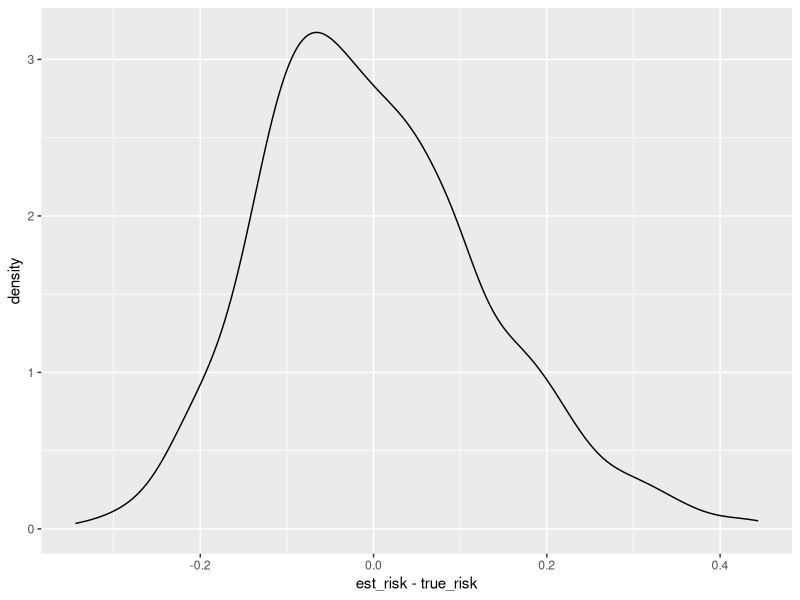
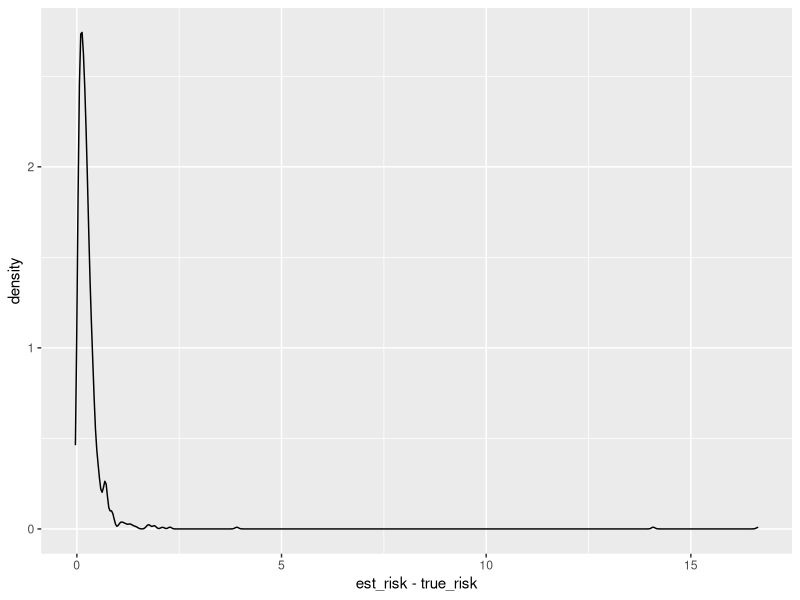

The R script that drew these images, in order: (Note: a time limit stopped this script after it produced the figures.)
## ---- chunk 1
knitr::opts_chunk$set(echo = TRUE)
## ---- chunk 2
toy_data <- function(n, seed = NULL) {
set.seed(seed)
x <- matrix(rnorm(8 * n), ncol = 8)
z <- 0.4 * x[,1] - 0.5 * x[,2] + 1.75 * x[,3] - 0.2 * x[,4] + x[,5]
y <- runif(n) > 1 / (1 + exp(-z))
return (data.frame(x = x, y = y))
}
log_loss <- function(y, p) {
-(y * log(p) + (1 - y) * log(1 - p))
}
## ---- chunk 3
get_preds <- function(h, test) {
  preds <- predict(h, newdata = test, type="response")
  return(preds)
}

calculate_risk <- function(y, preds) {
  risk <- log_loss(y, preds)
  risk <- unlist(risk)
  risk[is.nan(risk)] <- 0
  return(risk)
}

get_dgp_risk <- function(h) {
  preds_dgp <- get_preds(h, df_dgp)
  risk_dgp <- calculate_risk(df_dgp$y, preds_dgp)
  return(risk_dgp)
}

## ---- chunk 4
sample_set <- toy_data(100, 0)
df_dgp_1 <- toy_data(100000, 1)
h_test <- glm(y~ ., data=sample_set, family = binomial())

loss_estimate <- log_loss(df_dgp_1$y, get_preds(h_test, df_dgp_1))

sd_risk <- sd(loss_estimate) / sqrt(1e5)
sd_risk
(mean(loss_estimate) + 1.96 * sd_risk) - (mean(loss_estimate) - 1.96 * sd_risk)

## ---- chunk 5
df_dgp <- toy_data(100000, 0)
## ---- chunk 6

holdout_split <- function(dataframe, p=0.7, seed=NULL) {
  set.seed(seed)
  n <- nrow(dataframe)
  train_inidices <- sample(1:n, floor(p * n), replace = FALSE)
  test_indices <- setdiff(1:n, train_inidices)
  train <- dataframe[train_inidices, ]
  test <- dataframe[test_indices,]
  
  return(list(train = train, test = test))
}

## ---- chunk 7
train_50 <- toy_data(50, seed=10)
h <- glm(y ~ ., data = train_50, family = binomial(link = "logit"))
## ---- chunk 8



risk_dgp <- get_dgp_risk(h)
risk_dgp <- mean(risk_dgp)

risks_test_set <- data.frame()
risks_test_set <- data.frame(mean_risk = numeric(1000), std_risk = numeric(1000))

predictor_50_50 <- log_loss(1, 0.5)



for (i in 1:1000) {
  test_50 <- toy_data(50, seed = i + 1001)
  preds_50 <- get_preds(h, test_50)
  risk_50 <- calculate_risk(test_50$y, preds_50)
  risk_mean <- mean(risk_50)
  risk_std <- sd(risk_50) / sqrt(length(risk_50))
  risks_test_set[i, "mean_risk"] <- risk_mean
  risks_test_set[i, "std_risk"] <- risk_std
}

risks_test_set$"risk_diff" <- risks_test_set$mean_risk - risk_dgp
lower_bound <- risks_test_set$mean_risk - 1.96 * risks_test_set$std_risk
upper_bound <- risks_test_set$mean_risk + 1.96 * risks_test_set$std_risk

risks_test_set$contains_true_risk <- (lower_bound <= risk_dgp) & 
                                      (risk_dgp <= upper_bound)


## ---- chunk 9
library(ggplot2)
ggplot(risks_test_set, aes(x = risk_diff)) +
geom_density(color = "black") +
labs(x = "est_risk - true_risk", y = "density")


## ---- chunk 10
true_risk_proxy <- risk_dgp
mean_diff <- mean(risks_test_set$"risk_diff")
median_std_error <- median(risks_test_set$std_risk)
percentage_95CI <- mean(risks_test_set$contains_true_risk) * 100
## ---- chunk 11

sprintf("## True risk proxy: %.4f", round(true_risk_proxy, 4))
sprintf("## Mean difference: %.4f", round(mean_diff, 4))
sprintf("## 0.5-0.5 baseline true risk: %.4f", round(predictor_50_50, 4))
sprintf("## Median standard error: %.4f", round(median_std_error, 4))
sprintf("## Percentage of 95CI that contain the true risk proxy: %.1f", round(percentage_95CI, 4))

## ---- chunk 12

risk_differences <- c()
for (i in 1:50) {
  dataset1 <- toy_data(50, seed = i)
  dataset2 <- toy_data(50, seed = i*100)
  combined_dataset <- rbind(dataset1, dataset2)
  h1 <- glm(y ~ ., data = dataset1, family = binomial(link = "logit"))
  h2 <- glm(y ~ ., data = combined_dataset, family = binomial(link = "logit"))
  true_risk_h1 <- get_dgp_risk(h1)
  true_risk_h2 <- get_dgp_risk(h2)
  
  true_risk_h1 <- mean(true_risk_h1)
  true_risk_h2 <- mean(true_risk_h2)

  r <- true_risk_h1 - true_risk_h2
  risk_differences[i] <- r
}
## ---- chunk 13
print("Summary of true risk h1 - true risk h2:")
summary(risk_differences)


## ---- chunk 14
dataset <- toy_data(100, seed=2)
h0 <- glm(y ~ ., data = dataset, family = binomial(link = "logit"))
# true_risk_h0 <- get_dgp_risk(h0)
h0_preds <- get_preds(h0, dataset)
true_risk_h0 <- log_loss(dataset$y, h0_preds)

true_risk_h0 <- mean(true_risk_h0)
true_risk_h0

risk_estimates <- data.frame(risk_estimate = numeric(1000), std_risk = numeric(1000))

for (i in 1:1000) {
  dataset_split <- holdout_split(dataset, 0.5, seed = i)
  h <- glm(y ~ ., data = dataset_split$train, family = binomial(link = "logit"))
  test_preds <- get_preds(h, dataset_split$test)
  risk_test <- log_loss(dataset_split$test$y, test_preds)
  risk_test_mean <- mean(risk_test)

  risk_std <- sd(risk_test) / sqrt(length(risk_test))
  risk_estimates[i, "risk_estimate"] <- risk_test_mean
  risk_estimates[i, "std_risk"] <- risk_std
}

risk_estimates$"risk_diff" <- risk_estimates$risk_estimate - true_risk_h0
lower_bound <- risk_estimates$risk_estimate - 1.96 * risk_estimates$std_risk
upper_bound <- risk_estimates$risk_estimate + 1.96 * risk_estimates$std_risk
risk_estimates$contains_true_risk <- (lower_bound <= true_risk_h0) & 
                                      (true_risk_h0 <= upper_bound)

sprintf("True risk proxy: %.4f", true_risk_h0)
sprintf("Mean difference: %.4f", mean(risk_estimates$risk_diff))
sprintf("Median standard error: %.4f", median(risk_estimates$std_risk))
sprintf("Percentage of 95CI that contain the true risk proxy: %.2f", mean(risk_estimates$contains_true_risk) * 100)

## ---- chunk 15
ggplot(risk_estimates, aes(x = risk_diff)) +
geom_density(color = "black") +
labs(x = "est_risk - true_risk", y = "density")

## ---- chunk 16
cross_validation_splits <- function(dataset, k=5, seed=NULL) {
  set.seed(seed)
  n <- nrow(dataset)
  indices <- sample(1:n, n, replace = FALSE)
  folds <- cut(indices, breaks = k, labels = FALSE)
  return(folds)
}

cross_validation <- function(dataset, k=5, seed=NULL) {
  folds <- cross_validation_splits(dataset, k, seed)
  risks_folds <- c()
  risks_per_instance <- c()
  for (i in 1:k) {
    test_indices <- which(folds == i)
    train_indices <- setdiff(1:length(folds), test_indices)
    train <- dataset[train_indices, ]
    test <- dataset[test_indices, ]
    h <- glm(y ~ ., data = train, family = binomial(link = "logit"))
    preds <- get_preds(h, test)
    risk <- calculate_risk(test$y, preds)
    risks_folds <- c(risks_folds, mean(risk))
    risks_per_instance[test_indices] <- risk
  }
  mean_risk_folds <- mean(risks_folds)
  return (list(mean_risk_folds = mean_risk_folds, std_cv= sd(risks_per_instance) / sqrt(length(risks_per_instance)),
               all_risks = risks_per_instance))
}

cross_validation_leave_one_out <- function(dataset) {
  n <- nrow(dataset)
  risk_all <- c()
  for (i in 1:n) {
    test_indices <- i
    train_indices <- setdiff(1:n, test_indices)
    train <- dataset[train_indices, ]
    test <- dataset[test_indices, ]
    h <- glm(y ~ ., data = train, family = binomial(link = "logit"))
    preds <- get_preds(h, test)
    risk_all[i] <- calculate_risk(test$y, preds)
  }
  return(list(mean_risk_folds = mean(risk_all), std_cv=sd(risk_all) / sqrt(length(risk_all))))
}

repeated_cross_validation <- function(dataset, k=5, n_repeats=10, seed=NULL) {
  risks_mean <- c()
  risks_per_instance <- vector("numeric", length = nrow(dataset))
  for (i in 1:n_repeats) {
    risk <- cross_validation(dataset, k, seed = seed + i)
    risks_mean[i] <- risk$mean_risk_folds
    risks_per_instance <- risks_per_instance + risk$all_risks
  }
  risks_per_instance <- risks_per_instance / n_repeats

  return(list(mean_risk_folds = mean(risks_per_instance), 
              # std_cv = sd(risks_mean) / sqrt(length(risks_mean)),
              std_cv = sd(risks_per_instance) / sqrt(length(risks_per_instance))))
}


run_cv_estimate_risk <- function(folds, iterations, repeated = FALSE, seed = NULL) {
  risks_cv_results <- data.frame()
  for (i in 1:iterations) {
    dataset <- toy_data(100, i)
    h <- glm(y ~ ., data = dataset, family = binomial(link = "logit"))
    true_risk_h0 <- get_dgp_risk(h)
    true_risk_h0 <- mean(true_risk_h0)
    if (folds == - 1) {
      risk_estimate <- cross_validation_leave_one_out(dataset)
    } 
    else {
      if (repeated) {
        risk_estimate <- repeated_cross_validation(dataset, folds, 20, i+2000)
      } 
      else {
        risk_estimate <- cross_validation(dataset, folds, i)
      }
    }

    risks_cv_results[i, "risk_estimate"] <- risk_estimate$mean_risk_folds
    risks_cv_results[i, "risk_diff"] <- risk_estimate$mean_risk_folds - true_risk_h0
    risks_cv_results[i, "true_risk"] <- true_risk_h0
    risks_cv_results[i, "std_cv"] <- risk_estimate$std_cv
    lower_bound <- risk_estimate$mean_risk_folds - 1.96 * risk_estimate$std_cv
    upper_bound <- risk_estimate$mean_risk_folds + 1.96 * risk_estimate$std_cv
    risks_cv_results[i, "contains_true_risk"] <- (lower_bound <= true_risk_h0) & 
                                      (true_risk_h0 <= upper_bound)
  }
  return(risks_cv_results)
}

## ---- chunk 17
fold_2_cv <- run_cv_estimate_risk(2, 500)
print("2-fold")
sprintf("Mean difference: %.4f", mean(fold_2_cv$risk_diff))
sprintf("Median standard error: %.4f", median(fold_2_cv$std_cv))
sprintf("Percentage of 95CI that contain the true risk proxy: %.1f", mean(fold_2_cv$contains_true_risk) * 100)
print("----------")
## ---- chunk 18
fold_4_cv <- run_cv_estimate_risk(4, 500)
print("4-fold")
sprintf("Mean difference: %.4f", mean(fold_4_cv$risk_diff))
sprintf("Median standard error: %.4f", median(fold_4_cv$std_cv))
sprintf("Percentage of 95CI that contain the true risk proxy: %.1f", mean(fold_4_cv$contains_true_risk) * 100)
print("----------")
## ---- chunk 19
fold_10_cv <- run_cv_estimate_risk(10, 500)
print("10-fold")
sprintf("Mean difference: %.4f", mean(fold_10_cv$risk_diff))
sprintf("Median standard error: %.4f", median(fold_10_cv$std_cv))
sprintf("Percentage of 95CI that contain the true risk proxy: %.1f", mean(fold_10_cv$contains_true_risk) * 100)
print("----------")
## ---- chunk 20
fold_10_20_cv <- run_cv_estimate_risk(10, 500, TRUE, 1000)
print("20 repeated 10 fold")
sprintf("Mean difference: %.4f", mean(fold_10_20_cv$risk_diff))
sprintf("Median standard error: %.4f", median(fold_10_20_cv$std_cv))
sprintf("Percentage of 95CI that contain the true risk proxy: %.1f", mean(fold_10_20_cv$contains_true_risk) * 100)
print("----------")
## ---- chunk 21
fold_loo_cv <- run_cv_estimate_risk(-1, 500)
print("LOO")
sprintf("Mean difference: %.4f", mean(fold_loo_cv$risk_diff))
sprintf("Median standard error: %.4f", median(fold_loo_cv$std_cv))
sprintf("Percentage of 95CI that contain the true risk proxy: %.1f", mean(fold_loo_cv$contains_true_risk) * 100)
print("----------")
## ---- chunk 22

library(gridExtra)
library(dplyr)

fold_2_cv$dataset <- "2-fold"
fold_4_cv$dataset <- "4-fold"
fold_10_cv$dataset <- "10-fold"
fold_10_20_cv$dataset <- "10-fold-20-rep"
fold_loo_cv$dataset <- "loocv"

all_data <- bind_rows(fold_2_cv, fold_4_cv, fold_10_cv, fold_10_20_cv, fold_loo_cv)

# Reorder levels of the dataset factor
all_data$dataset <- factor(all_data$dataset, levels = c("2-fold", "4-fold", "10-fold", "10-fold-20-rep", "loocv"))

# Determine common axis limits
common_x_lim <- c(min(all_data$risk_diff), max(all_data$risk_diff))
common_y_lim <- c(0, max(density(all_data$risk_diff)$y))

# Plot all densities in one row with same axis dimensions
ggplot(all_data, aes(x = risk_diff)) +
  geom_density(color = "black") +
  labs(x = "est_risk - true_risk", y = "density") +
  facet_wrap(~ dataset, ncol = 5, scales = "fixed") +
  xlim(common_x_lim) +
  ylim(common_y_lim)
